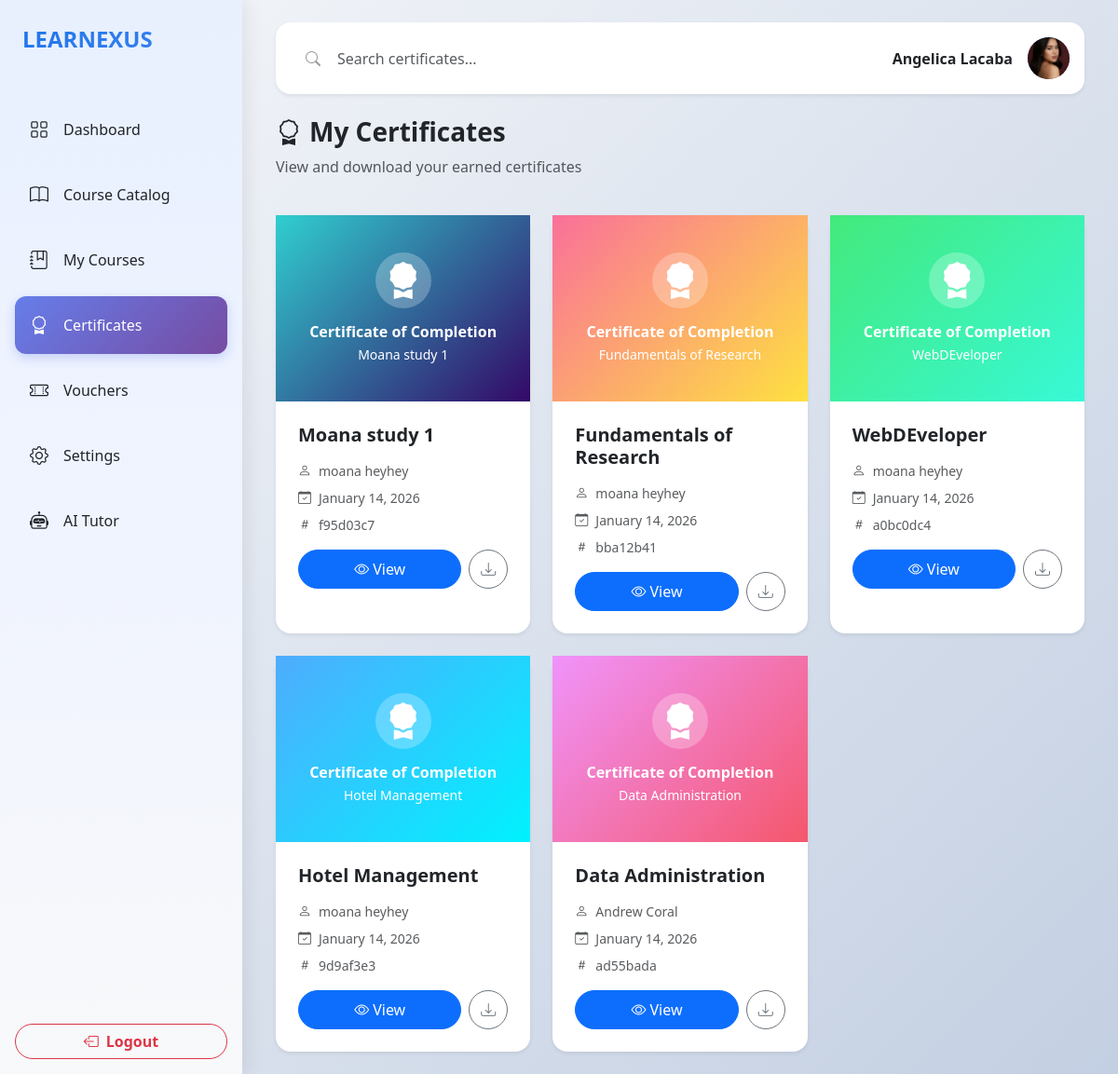
Before: /student/certificates.php (signed in) with the older database file.
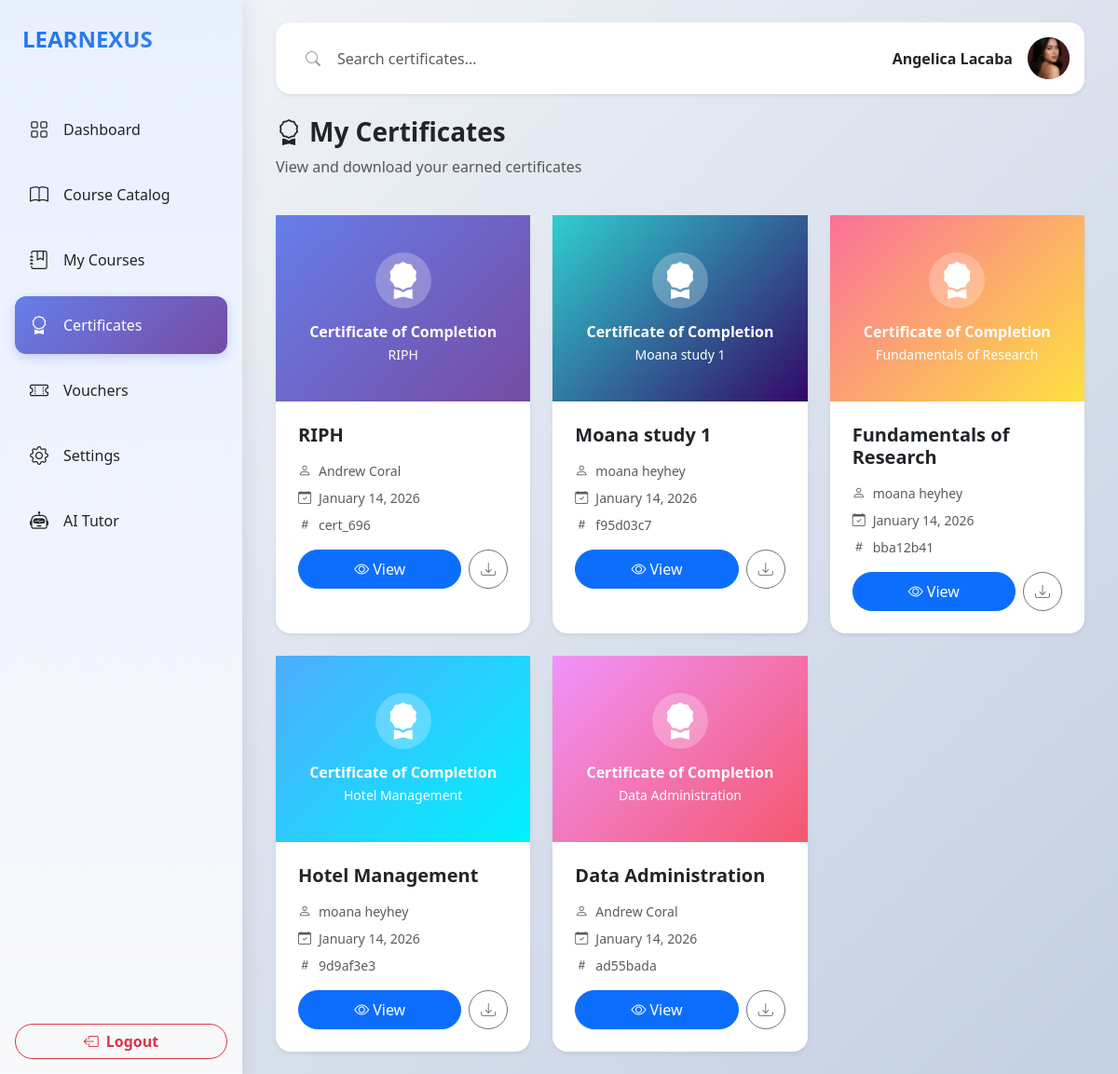
After: the same page with the newer database file.
### tables this page shows
CREATE TABLE `certificates` (
  `certificateID` int(11) NOT NULL,
  `enrollmentID` int(11) NOT NULL,
  `courseID` int(11) NOT NULL,
  `userID` int(11) NOT NULL,
  `certificateUUID` varchar(36) NOT NULL,
  `issuedAt` timestamp NOT NULL DEFAULT current_timestamp(),
  `instructorName` varchar(255) DEFAULT NULL,
  `studentName` varchar(255) DEFAULT NULL,
  `courseTitle` varchar(255) DEFAULT NULL
);

CREATE TABLE `courses` (
  `courseID` int(11) NOT NULL,
  `teacherID` int(11) NOT NULL,
  `title` varchar(255) NOT NULL,
  `description` text DEFAULT NULL,
  `price` decimal(10,2) DEFAULT 0.00,
  `category` varchar(100) DEFAULT NULL,
  `status` enum('draft','published','archived') DEFAULT 'draft',
  `passingScore` int(11) DEFAULT 70,
  `createdAt` timestamp NOT NULL DEFAULT current_timestamp()
);

### student/certificates.php (the view, shortened to what the changed rows need)
<?php
require_once '../database/db_connect.php';
$userID = $_SESSION['user_id'];
$searchQuery = isset($_GET['search']) ? trim($_GET['search']) : '';
if (!empty($searchQuery)) {
    $stmt = $conn->prepare("
        SELECT
            cert.*,
            c.title as courseTitle,
            c.description as courseDescription,
            CONCAT(u.firstName, ' ', u.lastName) as instructorName,
            e.completedAt,
            e.progressPercentage
        FROM certificates cert
        JOIN enrollments e ON cert.enrollmentID = e.enrollmentID
        JOIN courses c ON cert.courseID = c.courseID
        JOIN users u ON c.teacherID = u.userID
        WHERE cert.userID = ?
        AND (c.title LIKE ? OR c.description LIKE ? OR CONCAT(u.firstName, ' ', u.lastName) LIKE ?)
        ORDER BY cert.issuedAt DESC
    ");
    $searchParam = "%{$searchQuery}%";
    $stmt->execute([$userID, $searchParam, $searchParam, $searchParam]);
} else {
    $stmt = $conn->prepare("
        SELECT
            cert.*,
            c.title as courseTitle,
            c.description as courseDescription,
            CONCAT(u.firstName, ' ', u.lastName) as instructorName,
            e.completedAt,
            e.progressPercentage
        FROM certificates cert
        JOIN enrollments e ON cert.enrollmentID = e.enrollmentID
        JOIN courses c ON cert.courseID = c.courseID
        JOIN users u ON c.teacherID = u.userID
        WHERE cert.userID = ?
        ORDER BY cert.issuedAt DESC
    ");
    $stmt->execute([$userID]);
}
$certificates = $stmt->fetchAll();
?>
<!DOCTYPE html>
<html lang="en">
<head>
    <link href="https://cdn.jsdelivr.net/npm/bootstrap@5.3.3/dist/css/bootstrap.min.css" rel="stylesheet">
    <link rel="stylesheet" href="https://cdn.jsdelivr.net/npm/bootstrap-icons@1.11.1/font/bootstrap-icons.css">
</head>
<body>
    <main class="main-content p-3 p-lg-4">
        <div class="container-fluid">
            <div class="row mb-4">
                <div class="col-12">
                    <h1 class="h3 fw-bold"><i class="bi bi-award me-2"></i>My Certificates</h1>
                </div>
            </div>
            <?php if (count($certificates) > 0): ?>
                <div class="row g-4">
                    <?php
                    $gradients = [
                        'linear-gradient(135deg, #667eea 0%, #764ba2 100%)',
                        'linear-gradient(135deg, #f093fb 0%, #f5576c 100%)',
                        'linear-gradient(135deg, #4facfe 0%, #00f2fe 100%)',
                        'linear-gradient(135deg, #43e97b 0%, #38f9d7 100%)',
                        'linear-gradient(135deg, #fa709a 0%, #fee140 100%)',
                        'linear-gradient(135deg, #30cfd0 0%, #330867 100%)',
                    ];
                    foreach ($certificates as $cert):
                        $gradient = $gradients[$cert['certificateID'] % count($gradients)];
                        $courseTitle = htmlspecialchars($cert['courseTitle']);
                        $instructorName = htmlspecialchars($cert['instructorName']);
                    ?>
                        <div class="col-12 col-md-6 col-lg-4">
                            <div class="card border-0 rounded-4 shadow-sm card-hover h-100"
                                 onclick="window.location.href='view_certificate.php?id=<?php echo $cert['certificateUUID']; ?>'">
                                <div class="cert-header position-relative d-flex flex-column align-items-center justify-content-center text-white text-center p-4"
                                     style="background: <?php echo $gradient; ?>">
                                    <div class="rounded-circle bg-white bg-opacity-25 d-flex align-items-center justify-content-center mb-3"
                                         style="width: 60px; height: 60px;">
                                        <i class="bi bi-award-fill fs-1"></i>
                                    </div>
                                    <h6 class="fw-bold mb-1">Certificate of Completion</h6>
                                    <p class="small mb-0"><?php echo htmlspecialchars($cert['courseTitle']); ?></p>
                                </div>
                                <div class="card-body p-4">
                                    <h5 class="fw-bold mb-3"><?php echo $courseTitle; ?></h5>
                                    <div class="d-flex flex-column gap-2 small text-muted mb-3">
                                        <div><i class="bi bi-person me-2"></i><?php echo $instructorName; ?></div>
                                        <div><i class="bi bi-calendar-check me-2"></i><?php echo date('F d, Y', strtotime($cert['issuedAt'])); ?></div>
                                        <div><i class="bi bi-hash me-2"></i><?php echo substr($cert['certificateUUID'], 0, 8); ?></div>
                                    </div>
                                    <div class="d-flex gap-2">
                                        <button class="btn btn-primary rounded-pill flex-grow-1"
                                                onclick="event.stopPropagation(); window.location.href='view_certificate.php?id=<?php echo $cert['certificateUUID']; ?>'">
                                            <i class="bi bi-eye me-1"></i>View
                                        </button>
                                        <button class="btn btn-outline-secondary rounded-circle"
                                                onclick="event.stopPropagation(); downloadCertificate('<?php echo $cert['certificateUUID']; ?>')"
                                                style="width: 42px; height: 42px;">
                                            <i class="bi bi-download"></i>
                                        </button>
                                    </div>
                                </div>
                            </div>
                        </div>
                    <?php endforeach; ?>
                </div>
            <?php endif; ?>
        </div>
    </main>
</body>
</html>

Changed rows visible on the page:
removed certificates: courseID.title "WebDEveloper", instructorName "moana heyhey", issuedAt "January 14, 2026", certificateUUID "a0bc0dc4"
added certificates: courseID.title "RIPH", instructorName "Andrew Coral", issuedAt "January 14, 2026", certificateUUID "cert_696"
